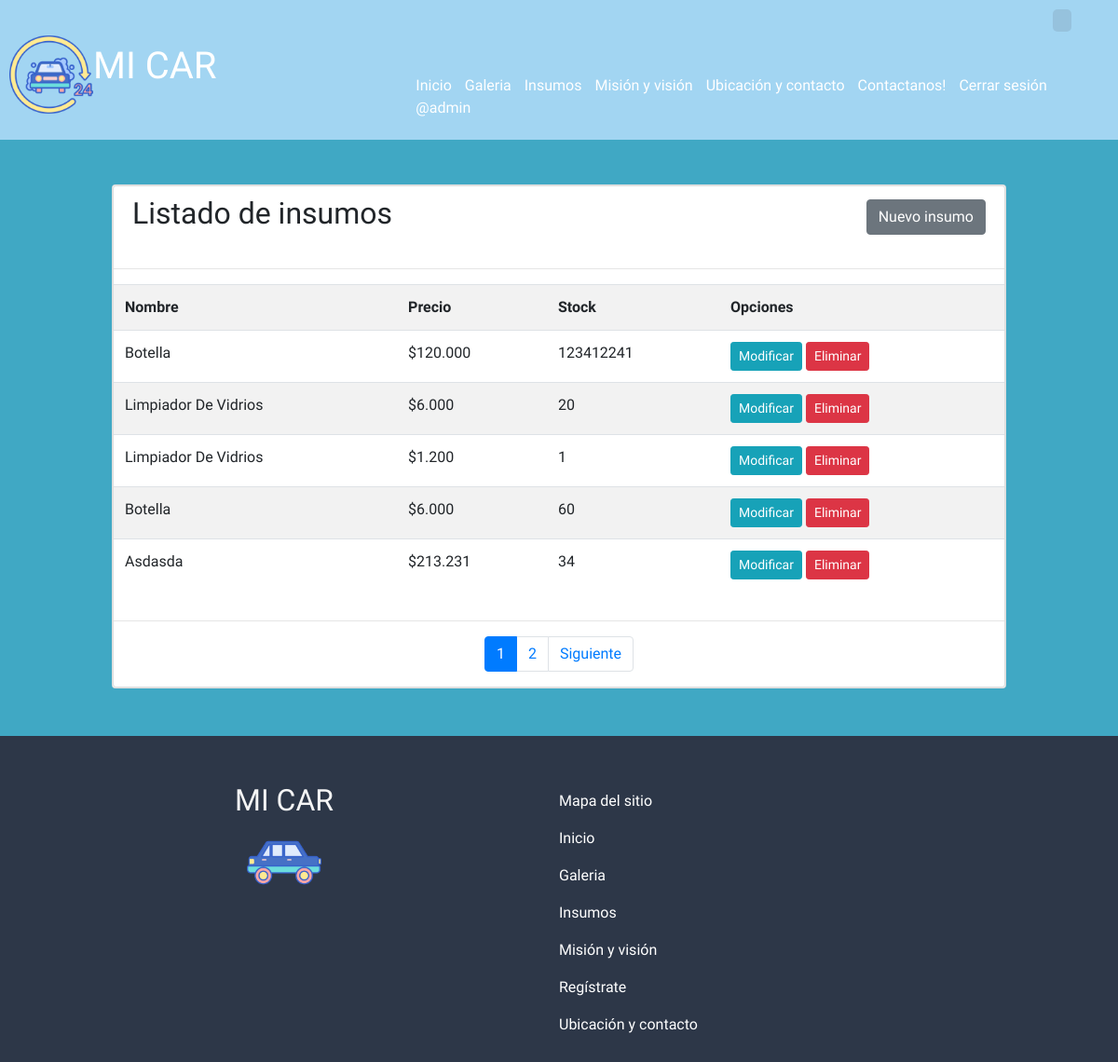
Page /listar-insumos/ (signed in) on the earlier database version.
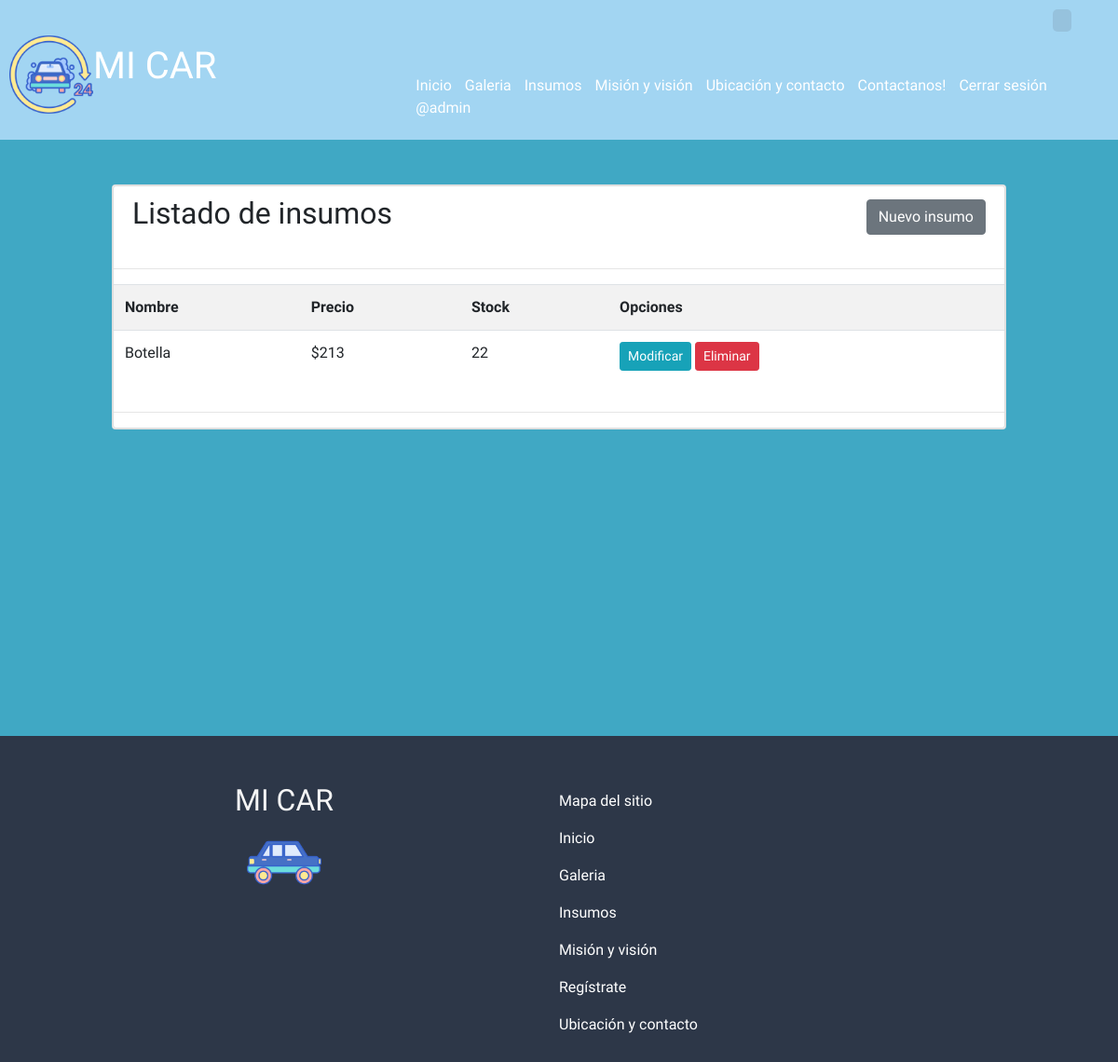
Same page on the later database version.
### web/models.py (models this page shows, shortened)
class Insumo(models.Model):
    nombre = models.CharField(validators=[MinLengthValidator(3)],max_length=120, unique=True)
    precio = models.IntegerField(validators=[MinValueValidator(1)])
    imagen = models.ImageField(upload_to="Insumo", null=True)
    descripcion = models.TextField(validators=[MinLengthValidator(3)],max_length=200,null=True)
    stock = models.IntegerField(validators=[MinValueValidator(0)])

### web/views.py (the view)
# urls.py: path('listar-insumos/', listar_insumos, name="listar_insumos"),
@permission_required('web.view_insumo')
def listar_insumos(request):
    insumos = Insumo.objects.all()
    page = request.GET.get('page', 1)
    try:
        paginator = Paginator(insumos, 5)
        insumos = paginator.page(page)
    except:
        raise Http404
    data = {
        'entity' : insumos,
        'paginator' : paginator
    }
    return render(request,'web/insumos/listar.html', data)

### web/templates/web/insumos/listar.html (shortened to what this page needs)
{% extends 'web/base.html' %}
{% block contenido %}
{% load humanize %}
<br><br>
<div class="card">
    <div class="card body">
    <ul class="lista_insumos">
        <li>
            <h2>Listado de insumos</h2>
        </li>
        <li>
            {% if perms.web.add_insumo %}
            <a class="btn btn-secondary" href="{% url 'agregar_insumo' %}">Nuevo insumo</a>
            {% endif %}
        </li>
    </ul>
    <hr>
    <table class="table table-striped table-hover table-responsive-sm">
    <tr>
        <th>Nombre</th>
        <th>Precio</th>
        <th>Stock</th>
        {% if perms.web.change_insumo or perms.web.delete_insumo %}
            <th>Opciones</th>
        {% endif %}
    </tr>
    {% for i in entity %}
    <tr>
        <td>{{ i.nombre | title }}</td>
        <td>${{ i.precio | intcomma }}</td>
        <td>{{ i.stock | title }}</td>
        {% if perms.web.change_insumo or perms.web.delete_insumo %}
        <td>
            {% if perms.web.change_insumo %}
                <a href="{% url 'modificar_insumo' i.id %}" class="btn btn-info btn-sm">Modificar</a>
            {% endif %}
            {% if perms.web.delete_insumo %}
                <a href="#" onclick="eliminarInsumo({{ i.id }})" class="btn btn-danger btn-sm">Eliminar</a>
            {% endif %}
        </td>
        {% endif %}
    </tr>
    {% endfor %}
    </table>
    <hr>
    <div>
        {% include 'web/paginator.html' %}
    </div>
    </div>
</div>
{% endblock contenido %}

### web/templates/web/base.html (shortened to what this page needs)
<!DOCTYPE html>
<html lang="en">
<head>
    {% load pwa %}
    {% load static %}
    <link rel="stylesheet" href="https://cdn.jsdelivr.net/npm/bootstrap@4.5.3/dist/css/bootstrap.min.css">
    <link rel="stylesheet" href="{% static 'web/css/estilos.css' %}">
</head>
<body>
    <header id="header">
        <div class="contenedor_logo">
            <img src="{% static 'web/img/001-24-hours.' %}png" alt="logo" class="logo">
            <h1>MI CAR</h1>
        </div>
        <div>
            <nav id="nav">
                <ul class="feriado">
                </ul>
                <ul>
                    <li>
                        <a href="{% url 'home' %}">Inicio</a>
                    </li>
                    <li>
                        <a href="{% url 'galeria' %}">Galeria</a>
                    </li>
                    {% if perms.web.view_insumo %}
                    <li>
                        <a href="{% url 'listar_insumos' %}">Insumos</a>
                    </li>
                    {% endif %}
                    <li>
                        <a href="{% url 'misionvision' %}">Misión y visión</a>
                    </li>
                    <li>
                        <a href="{% url 'ubicacion' %}">Ubicación y contacto</a>
                    </li>
                    <li>
                        <a href="{% url 'solicitud_contacto' %}">Contactanos!</a>
                    </li>
                    {% if user.is_authenticated %}
                    <li>
                        <a href="{% url 'logout' %}">Cerrar sesión</a>
                    </li>
                    <li>
                    <a style="color:white">@{{ user.username }}</a>
                    </li>
                    {% endif %}
                    <br>
                </ul>
            </nav>
        </div>
    </header>
   <div id="contenido">
        {% block contenido %}
        {% endblock  %}
    </div>
    <footer>
        <div class="logos">
            <div>
                <h2>MI CAR</h2>
            </div>
            <div>
                <img src="{% static 'web/img/049-sedan.png' %}" alt="logo">
            </div>
        </div>
        <div class="enlaces">
            <div class="contenedor_enlaces">
                <a style="color:white" >Mapa del sitio</a>
                <a class="enlace" href="{% url 'home' %}">Inicio</a>
                <a class="enlace" href="{% url 'galeria' %}">Galeria</a>
                {% if user.is_authenticated %}
                    <a class="enlace" href="{% url 'listar_insumos' %}">Insumos</a>
                {% endif %}
                <a class="enlace" href="{% url 'misionvision' %}">Misión y visión</a>
                <a class="enlace" href="{% url 'registro' %}">Regístrate</a>
                <a class="enlace" href="{% url 'ubicacion' %}">Ubicación y contacto</a>
            </div>
        </div>
    </footer>
</body>
</html>

### web/templates/web/paginator.html (shortened to what this page needs)
{% if paginator.num_pages > 1%}
<div class="d-flex justify-content-center">
    <ul class="pagination">
        {% for page in paginator.page_range %}
            {% if page < 7 or page == entity.number %}
            <li class="page-item {% if page == entity.number %}active{% endif %}">
                <a class="page-link" href="?page={{ page }}#pagtable">{{ page }}</a>
            </li>
            {% endif %}
        {% endfor %}
        {% if entity.has_next %}
            <li class="page-item d-none d-sm-block">
                <a class="page-link" href="?page={{ entity.next_page_number }}#pagtable">Siguiente</a>
            </li>
        {% endif %}
    </ul>
</div>
{% endif %}

### web/static/web/css/estilos.css (style rules this page uses)
* { margin: 0; padding: 0; font-family: 'Quicksand', sans-serif; }
body { background-color: #40a8c4; overflow-x: hidden; }
header { height: 150px; background-color: #a2d5f2; display: flex; transition: all 0.3s; }
header > div { width:70%; }
.logo { width: 100px; padding-top: 10px; padding-left: 10px; }
.contenedor_logo { display: flex; align-items: center; width: 40%; }
.contenedor_logo > h1 { color: white; font:215%; }
header> div> nav { display: flex; justify-content: flex-end; height: 100%; align-items: flex-end; }
.feriado { background-color: #96c2dd; color: white; border-radius: 5px; height: auto; margin-top: 10px; }
nav { flex-direction: column; }
nav > ul { margin-right: 50px; margin-top: 30px; height: 100%; }
nav>ul>li { display: inline; margin-left: 10px; align-items: center; }
nav a { color: white; text-decoration: none; }
.lista_insumos { display: flex; flex-direction: row; justify-content: space-between; align-items: center; list-style: none; margin-top: 10px; margin-left: 20px; margin-right: 20px; }
#contenido { width: 80%; max-width: 1280px; min-height: 80vh; height: auto; margin: auto; }
footer { padding-top: 50px; padding-left: 10px; padding-right: 10px; padding-bottom: 10px; width: auto; height: 350px; background-color: #2d3748; }
footer > div { display: flex; width: 50%; float: left; justify-content: center; align-items: center; }
.logos { display: flex; color: whitesmoke; justify-content: center; flex-direction: column; }
footer > .logos > div > img { width: 80px; }
.enlaces { justify-content: flex-start; }
.enlaces > div > a { display: flex; justify-content: left; line-height: 40px; }
.enlace { color: white; text-decoration: none; }

Differences in the rows shown:
removed Insumo: nombre "Botella", precio "120.000", stock "123412241"
removed Insumo: nombre "Limpiador De Vidrios", precio "6.000", stock "20"
removed Insumo: nombre "Limpiador De Vidrios", precio "1.200", stock "1"
removed Insumo: nombre "Botella", precio "6.000", stock "60"
removed Insumo: nombre "Asdasda", precio "213.231", stock "34"
added Insumo: nombre "Botella", precio "213", stock "22"
Other differences:
list line gone: "1"
list line gone: "2"
text no longer shown: "Siguiente"
